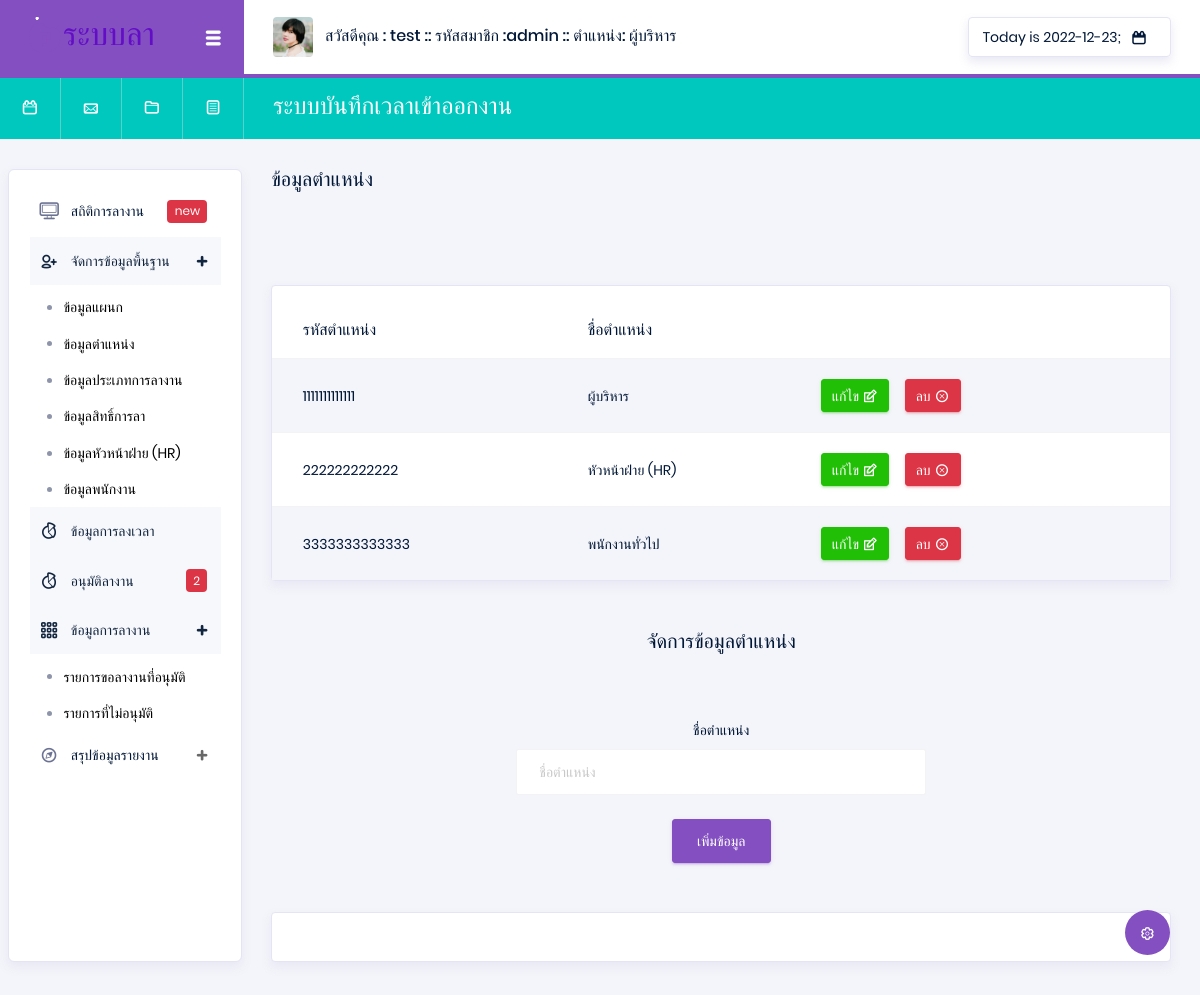
Before: /index.php?p=position (signed in) with the older database file.
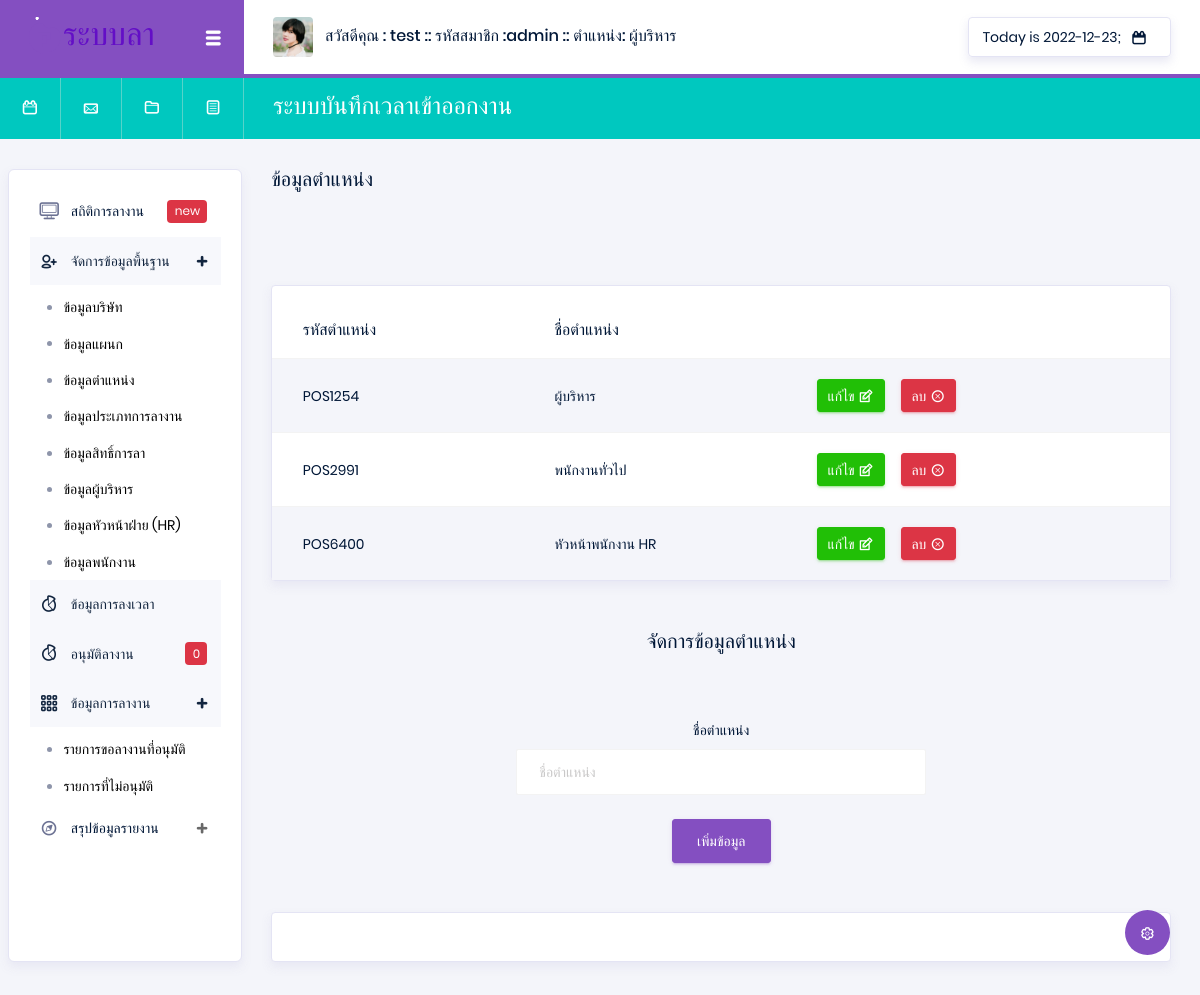
After: the same page with the newer database file.
### tables this page shows
CREATE TABLE `position` (
  `Pos_id` varchar(13) NOT NULL,
  `Pos_name` varchar(50) NOT NULL
);

### api/showData.php (called while the page is built, shortened)
<?php
$Pos_id = $_SESSION['Pos_id'];
@$ShowPosition = "SELECT * FROM position WHERE  Pos_id =  '$Pos_id' ";
@$SQLShowPosition = mysqli_query($con, $ShowPosition) or die("Error in query: $ShowPosition ");
while ($Showposition = mysqli_fetch_array($SQLShowPosition)) {
    @$Pos_name = $Showposition['Pos_name'];
}
@$position = "SELECT * FROM position  ";
@$Sqlposition = mysqli_query($con, $position) or die("Error in query: $position ");

### pages/system/position.php (the view, shortened to what this page needs)
<div class="main-panel">
    <div class="content-wrapper">
        <div class="row">
            <div class="col-xl-6 grid-margin stretch-card flex-column">
                <h5 class="mb-2 text-titlecase mb-4">ข้อมูลตำแหน่ง</h5>
            </div>
        </div>
        <br> <br>
        <?php
        extract(@$_GET);
        ?>
        <div class="row">
            <div class="col-md-12">
                <div class="card">
                    <div class="table-responsive pt-3">
                        <table class="table table-striped project-orders-table">
                            <thead>
                                <tr>
                                    <th class="ml-5">รหัสตำแหน่ง</th>
                                    <th>ชื่อตำแหน่ง</th>
                                </tr>
                            </thead>
                            <tbody>
                                <?php
                                while ($Showposition = mysqli_fetch_array($Sqlposition)) {
                                ?>
                                    <tr>
                                        <td><?php echo $Showposition['Pos_id'] ?></td>
                                        <td><?php echo $Showposition['Pos_name'] ?></td>
                                        <td>
                                            <div class="d-flex align-items-center">
                                                <button type="button" data-toggle="modal" data-target="#addnullPosition" onclick="edtiPosition(Pos_id =<?php echo $Showposition['Pos_id'] ?>)" class="btn btn-success btn-sm btn-icon-text mr-3">
                                                    แก้ไข
                                                    <i class="typcn typcn-edit btn-icon-append"></i>
                                                </button>
                                                <a href="./api/api_system.php?str=deletePosition&Pos_id=<?php echo $Showposition['Pos_id']; ?>" onclick="return confirm('คุณแน่ใจว่าจะลบข้อมูลใช่หรือไม่');" type="button" class="btn btn-danger btn-sm btn-icon-text">
                                                    ลบ
                                                    <i class="typcn typcn-delete-outline btn-icon-append"></i>
                                                </a>
                                            </div>
                                        </td>
                                    </tr>
                                <?php } ?>
                            </tbody>
                        </table>
                    </div>
                </div>
            </div>
        </div>
        <br><br>
        <center>
            <h5 class="mb-2 text-titlecase mb-4" >จัดการข้อมูลตำแหน่ง</h5>
            <div class="card-body col-md-6">
                <form class="forms-sample" action="./api/api_system.php" method="POST">
                    <div class="form-group">
                        <label for="exampleInputUsername1">ชื่อตำแหน่ง</label>
                        <input type="text" class="form-control" name="Pos_name" id="Pos_name" placeholder="ชื่อตำแหน่ง" required>
                    </div>
                    <button type="submit" class="btn btn-primary" id="buttonY"> เพิ่มข้อมูล</button>
                </form>
            </div>
        </center>
    </div>
    <footer class="footer">
        <div class="card">
            <div class="card-body">
            </div>
        </div>
    </footer>
</div>

### index.php (shortened to what this page needs)
<!DOCTYPE html>
<html lang="en">
<head>
  <link rel="stylesheet" href="vendors/typicons/typicons.css">
  <link rel="stylesheet" href="vendors/css/vendor.bundle.base.css">
  <link rel="stylesheet" href="css/vertical-layout-light/style.css">
</head>
<body>
  <div class="container-scroller">
    <?php
    include './confix/DB.php';
    if ($_SESSION['Emp_id'] == null) {
      header("location: ./login.php");
    } else if ($_SESSION['Emp_id'] != null) {
      include './api/showData.php';
      include './Head.php';
      include './ListNan.php';
      @$p = (isset($_GET['p']) ? $_GET['p'] : '');
      if ($p == 'constant') {
        include('./pages/system/constant.php');
      } elseif ($p == 'department') {
        include('./pages/system/department.php');
      } elseif ($p == 'position') {
        include('./pages/system/position.php');
      } elseif ($p == 'peleave') {
        include('./pages/system/peleave.php');
      } elseif ($p == 'employeeHR') {
        include('./pages/system/employeeHR.php');
      } elseif ($p == 'employeeCEO') {
        include('./pages/system/employeeCEO.php');
      } elseif ($p == 'employeeEmp') {
        include('./pages/system/employeeEmp.php');
      } elseif ($p == 'timetable') {
        include('./pages/system/timetable.php');
      }elseif ($p == 'leave1') {
        include('./pages/system/leave1.php');
      } elseif ($p == 'leave2') {
        include('./pages/system/leave2.php');
      } elseif ($p == 'leave3') {
        include('./pages/system/leave3.php');
      } elseif ($p == 'peleave1') {
        include('./pages/system/peleave1.php');
      }   elseif ($p == 'showleave') {
        include('./pages/system/showleave.php');
      }
      else {
      }
    }
    ?>
  </div>
  </div>
</body>
</html>

### Head.php (shortened to what this page needs)
<nav class="navbar col-lg-12 col-12 p-0 fixed-top d-flex flex-row">
  <div class="navbar-brand-wrapper d-flex justify-content-center">
    <div class="navbar-brand-inner-wrapper d-flex justify-content-between align-items-center w-100">
      <a class="navbar-brand brand-logo" href="#"><img src="images/logo-dark11.svg" alt="logo" /></a>
      <button class="navbar-toggler navbar-toggler align-self-center" type="button" data-toggle="minimize">
        <span class="typcn typcn-th-menu"></span>
      </button>
    </div>
  </div>
  <div class="navbar-menu-wrapper d-flex align-items-center justify-content-end">
    <ul class="navbar-nav mr-lg-2">
      <li class="nav-item nav-profile dropdown">
        <a class="nav-link" href="#" data-toggle="dropdown" id="profileDropdown">
          <img src="images/faces/face5.jpg" alt="profile" />
          <span class="nav-profile-name">
            สวัสดีคุณ : <?php echo $_SESSION['Emp_name']; ?>
            :: รหัสสมาชิก :<?php echo $_SESSION['Emp_id']; ?>
            :: ตำแหน่ง: <?php echo $Pos_name; ?> </span>
        </a>
      </li>
    </ul>
    <ul class="navbar-nav navbar-nav-right">
      <li class="nav-item nav-date dropdown">
        <a class="nav-link d-flex justify-content-center align-items-center" href="javascript:;">
          <h6 class="date mb-0"> <?php echo "Today is " . date("Y-m-d") ?>;</h6>
          <i class="typcn typcn-calendar"></i>
        </a>
      </li>
    </ul>
  </div>
</nav>
<nav class="navbar-breadcrumb col-xl-12 col-12 d-flex flex-row p-0">
  <div class="navbar-links-wrapper d-flex align-items-stretch">
    <div class="nav-link">
      <a href="javascript:;"><i class="typcn typcn-calendar-outline"></i></a>
    </div>
    <div class="nav-link">
      <a href="javascript:;"><i class="typcn typcn-mail"></i></a>
    </div>
    <div class="nav-link">
      <a href="javascript:;"><i class="typcn typcn-folder"></i></a>
    </div>
    <div class="nav-link">
      <a href="javascript:;"><i class="typcn typcn-document-text"></i></a>
    </div>
  </div>
  <div class="navbar-menu-wrapper d-flex align-items-center justify-content-end">
    <ul class="navbar-nav mr-lg-2">
      <li class="nav-item ml-0">
        <h4 class="mb-0">ระบบบันทึกเวลาเข้าออกงาน </h4>
      </li>
    </ul>
  </div>
</nav>
<div class="container-fluid page-body-wrapper">
  <div class="theme-setting-wrapper">
    <div id="settings-trigger"><i class="typcn typcn-cog-outline"></i></div>
  </div>

### ListNan.php (shortened to what this page needs)
<?php
@$leavefd = "SELECT * FROM `leave` WHERE  Leave_status = 1 ORDER BY Leave_date DESC;   ";
@$Sqlleavefd = mysqli_query($con, $leavefd) or die("Error in query: $leavefd ");
@$numd = mysqli_num_rows($Sqlleavefd);
?>
<nav class="sidebar sidebar-offcanvas" id="sidebar">
  <ul class="nav">
    <li class="nav-item">
      <a class="nav-link" href="#">
        <i class="typcn typcn-device-desktop menu-icon"></i>
        <span class="menu-title">สถิติการลางาน</span>
        <div class="badge badge-danger">new</div>
      </a>
    </li>
    <li class="nav-item">
      <a class="nav-link" data-toggle="collapse" href="#auth" aria-expanded="false" aria-controls="auth">
        <i class="typcn typcn-user-add-outline menu-icon"></i>
        <span class="menu-title">จัดการข้อมูลพื้นฐาน</span>
        <i class="menu-arrow"></i>
      </a>
      <div class="collapse" id="auth">
        <ul class="nav flex-column sub-menu">
          <?php
          if ($_SESSION['Pos_id'] == 'POS1254') { ?>
            <li class="nav-item"> <a class="nav-link" href="index.php?p=constant"> ข้อมูลบริษัท </a></li>
          <?php  }  ?>
          <li class="nav-item"> <a class="nav-link" href="index.php?p=department"> ข้อมูลแผนก </a></li>
          <li class="nav-item"> <a class="nav-link" href="index.php?p=position"> ข้อมูลตำแหน่ง </a></li>
          <li class="nav-item"> <a class="nav-link" href="index.php?p=peleave1"> ข้อมูลประเภทการลางาน </a></li>
          <li class="nav-item"> <a class="nav-link" href="index.php?p=peleave"> ข้อมูลสิทธิ์การลา </a></li>
          <?php
          if ($_SESSION['Pos_id'] == 'POS1254') { ?>
            <li class="nav-item"> <a class="nav-link" href="index.php?p=employeeCEO"> ข้อมูลผู้บริหาร </a></li>
          <?php  }  ?>
          <li class="nav-item"> <a class="nav-link" href="index.php?p=employeeHR"> ข้อมูลหัวหน้าฝ่าย (HR) </a></li>
          <li class="nav-item"> <a class="nav-link" href="index.php?p=employeeEmp"> ข้อมูลพนักงาน </a></li>
        </ul>
      </div>
    </li>
    <li class="nav-item">
      <a class="nav-link" href="index.php?p=timetable">
        <i class="typcn typcn-chart-pie-outline menu-icon"></i>
        <span class="menu-title">ข้อมูลการลงเวลา</span>
      </a>
    </li>
    <li class="nav-item">
      <a class="nav-link" href="index.php?p=leave1">
        <i class="typcn typcn-chart-pie-outline menu-icon"></i>
        <span class="menu-title">อนุมัติลางาน</span>
        <div class="badge badge-danger"><?php echo $numd ?></div>
      </a>
    </li>
    <li class="nav-item">
      <a class="nav-link" data-toggle="collapse" href="#tables" aria-expanded="false" aria-controls="tables">
        <i class="typcn typcn-th-small-outline menu-icon"></i>
        <span class="menu-title">ข้อมูลการลางาน</span>
        <i class="menu-arrow"></i>
      </a>
      <div class="collapse" id="tables">
        <ul class="nav flex-column sub-menu">
          <li class="nav-item"> <a class="nav-link" href="index.php?p=leave2">รายการขอลางานที่อนุมัติ</a></li>
          <li class="nav-item"> <a class="nav-link" href="index.php?p=leave3">รายการที่ไม่อนุมัติ</a></li>
        </ul>
      </div>
    </li>
    <li class="nav-item">
      <a class="nav-link" data-toggle="collapse" href="#icons" aria-expanded="false" aria-controls="icons">
        <i class="typcn typcn-compass menu-icon"></i>
        <span class="menu-title">สรุปข้อมูลรายงาน</span>
        <i class="menu-arrow"></i>
      </a>
    </li>
  </ul>
</nav>

Changed rows visible on the page:
removed position: Pos_name "ผู้บริหาร", Pos_id "1111111111111"
removed position: Pos_id "222222222222", Pos_name "หัวหน้าฝ่าย (HR)"
removed position: Pos_id "3333333333333", Pos_name "พนักงานทั่วไป"
added position: Pos_name "ผู้บริหาร", Pos_id "POS1254"
added position: Pos_id "POS2991", Pos_name "พนักงานทั่วไป"
added position: Pos_id "POS6400", Pos_name "หัวหน้าพนักงาน HR"
Other visible differences:
$numd: "2" → "0"
text now shown: "ข้อมูลบริษัท ข้อมูลผู้บริหาร"
